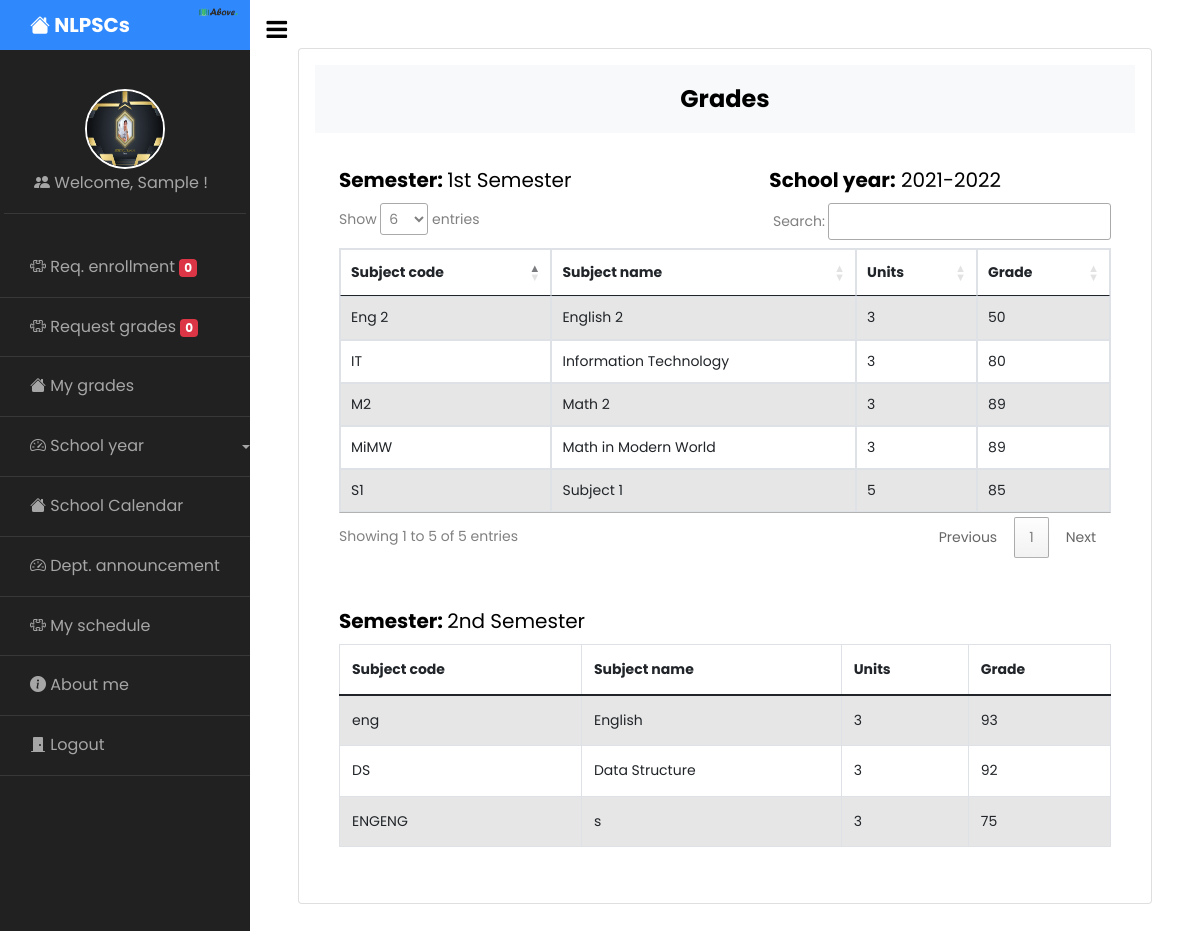
/student/2021_2022.php (signed in), run on the app's committed database.
### tables this page shows
CREATE TABLE `student` (
  `Id` int(11) NOT NULL,
  `id_no` varchar(255) DEFAULT NULL,
  `firstname` varchar(255) NOT NULL,
  `middlename` varchar(255) NOT NULL,
  `lastname` varchar(255) NOT NULL,
  `dob` varchar(255) NOT NULL,
  `age` varchar(255) NOT NULL,
  `email` varchar(255) NOT NULL,
  `contact` varchar(255) NOT NULL,
  `address` varchar(255) NOT NULL,
  `username` varchar(255) NOT NULL,
  `password` varchar(255) NOT NULL,
  `images` varchar(255) NOT NULL,
  `dept_id` int(11) NOT NULL,
  `year_level` int(255) NOT NULL,
  `status` varchar(255) NOT NULL DEFAULT 'Pending'
);

CREATE TABLE `semester` (
  `Id` int(11) NOT NULL,
  `Semester` varchar(255) NOT NULL,
  `school_id` int(11) NOT NULL
);

CREATE TABLE `schoolyear` (
  `Id` int(11) NOT NULL,
  `schoolyear` varchar(255) NOT NULL,
  `status` varchar(255) NOT NULL DEFAULT 'Inactive'
);

CREATE TABLE `student_grade` (
  `grade_id` int(11) NOT NULL,
  `student_id` int(11) NOT NULL,
  `subject_id` int(11) NOT NULL,
  `grade` int(11) NOT NULL
);

CREATE TABLE `subject` (
  `sub_Id` int(11) NOT NULL,
  `school_yr_Id` int(11) NOT NULL,
  `semester_id` int(11) NOT NULL,
  `Sub_code` varchar(255) NOT NULL,
  `Sub_name` varchar(255) NOT NULL,
  `Sub_description` varchar(255) NOT NULL,
  `Teacher` varchar(255) NOT NULL,
  `Sub_level` int(11) NOT NULL,
  `day` varchar(255) NOT NULL,
  `time_sched` varchar(255) NOT NULL,
  `Units` int(11) NOT NULL
);

### student/2021_2022.php (the view, shortened to what this page needs)
 <?php include 'sidebar.php'; ?>
<?php
  $semester = mysqli_query($conn, "SELECT * FROM semester WHERE Semester='1st Semester'");
  $one = mysqli_fetch_array($semester);
  $semester2 = mysqli_query($conn, "SELECT * FROM semester WHERE Semester='2nd Semester'");
  $two = mysqli_fetch_array($semester2);
  $year = mysqli_query($conn, "SELECT * FROM schoolyear WHERE schoolyear='2021-2022'");
  $three = mysqli_fetch_array($year);
 ?>
      <div id="content" class="p-4 p-md-5 pt-5">
        <div class="card p-3">
          <h4 class="bg-light p-3" align="center"><strong>Grades</strong></h4>
    <div class="table-responsive p-4 ">
      <div class="d-flex">
        <h5><b>Semester: </b><?php echo $one['Semester']; ?></h5>
        <h5 style="position: absolute;right:150px;"><b>School year:</b> <?php echo $three['schoolyear']; ?> </h5>
      </div>
      <table class="table table-bordered table-striped table-hover table-responsive-sm table-responsive-md table-responsive-lg table-responsive-xl table-responsive-xxl " id="example">
        <thead>
          <tr>
            <th>Subject code</th>
            <th>Subject name</th>
            <th>Units</th>
            <th>Grade</th>
          </tr>
        </thead>
        <tbody>
          <?php
            $query ="SELECT * FROM student_grade JOIN student ON student_grade.student_id=student.Id JOIN subject ON student_grade.subject_id=subject.sub_Id JOIN semester ON subject.semester_id=semester.Id WHERE Semester.Semester='1st Semester'";
            $sql = mysqli_query($conn,$query);
            while($row = mysqli_fetch_array($sql)) {
          ?>
          <tr>
              <td><?php echo $row["Sub_code"];?></td>
              <td><?php echo $row["Sub_name"];?></td>
              <td><?php echo $row["Units"];?></td>
              <td><?php echo $row["grade"];?></td>
          </tr>
            <?php
                }
            ?>
        </tbody>
      </table>
       <div class="d-flex mt-5" style="margin-top: 100px;">
        <h5><b>Semester: </b><?php echo $two['Semester']; ?></h5>
      </div>
      <table class="table table-bordered table-striped table-hover table-responsive-sm table-responsive-md table-responsive-lg table-responsive-xl table-responsive-xxl " id="example">
        <thead>
          <tr>
            <th>Subject code</th>
            <th>Subject name</th>
            <th>Units</th>
            <th>Grade</th>
          </tr>
        </thead>
        <tbody>
          <?php
            $query ="SELECT * FROM student_grade JOIN student ON student_grade.student_id=student.Id JOIN subject ON student_grade.subject_id=subject.sub_Id JOIN semester ON subject.semester_id=semester.Id WHERE Semester.Semester='2nd Semester'";
            $sql = mysqli_query($conn,$query);
            while($row = mysqli_fetch_array($sql)) {
          ?>
          <tr>
              <td><?php echo $row["Sub_code"];?></td>
              <td><?php echo $row["Sub_name"];?></td>
              <td><?php echo $row["Units"];?></td>
              <td><?php echo $row["grade"];?></td>
          </tr>
            <?php
                }
            ?>
        </tbody>
      </table>
    </div>
      </div>
    </div>

### student/sidebar.php (shortened to what this page needs)
<?php
  include '../config.php';
  if(isset($_SESSION['student']) && isset($_SESSION['student_id'])) {
    $id = $_SESSION['student_id'];
    $student = mysqli_query($conn, "SELECT * FROM student WHERE Id='$id'");
    while($row = mysqli_fetch_array($student)) {
?>
<!doctype html>
<html lang="en">
  <head>
    <link rel="stylesheet" href="https://cdn.datatables.net/1.11.3/css/jquery.dataTables.min.css">
    <link href="https://cdn.jsdelivr.net/npm/bootstrap@5.0.2/dist/css/bootstrap.min.css" rel="stylesheet">
    <link rel="stylesheet" href="https://stackpath.bootstrapcdn.com/font-awesome/4.7.0/css/font-awesome.min.css">
		<link rel="stylesheet" href="https://stackpath.bootstrapcdn.com/font-awesome/4.7.0/css/font-awesome.min.css">
    <link rel="stylesheet" href="https://cdn.jsdelivr.net/npm/bootstrap-icons@1.8.1/font/bootstrap-icons.css">
		<link rel="stylesheet" href="../css/style.css">
  </head>
  <body>
		<div class="wrapper d-flex align-items-stretch">
      <nav id="sidebar">
        <div class="custom-menu">
          <button type="button" id="sidebarCollapse" class="btn btn-primary">
            <i class="fa fa-bars"></i>
          </button>
        </div>
        <h1><a href="dashboard.php" class="logo"><i class="bi bi-house-fill"></i> NLPSCs</a> <img src="../images/logo.png" alt="" width="40" style="position: absolute; right: 12px; top: 7px;"></h1>
         <div class="p-1 mb-1">
              <ul class="list-unstyled components">
                <li>
                  <a href="dashboard.php">
                    <img id="img" class="img-responsive" src="../images-students/<?php echo $row['images'];?>" alt="image">
                    <i class="bi bi-people-fill"></i> Welcome, <?php echo $row['firstname']; ?> !
                  </a>
                </li>
              </ul>
        </div>
        <ul class="list-unstyled components mb-5">
          <li>
            <?php
            $check = mysqli_query($conn, "SELECT student_Id from enrollment WHERE student_Id='$id' AND request_status='Pending'");
            $count = mysqli_num_rows($check);
            ?>
              <a type="button" data-bs-toggle="modal" data-bs-target="#enrollment"><i class="bi bi-puzzle"></i> Req. enrollment <span class="badge bg-danger"><?php echo $count; ?></span></a>
          </li>
          <li>
            <?php
            $check2 = mysqli_query($conn, "SELECT student_Id from request_grade WHERE student_Id='$id' AND request_grade_status='Pending'");
            $count2 = mysqli_num_rows($check2);
            ?>
              <a href="my_grades.php" data-bs-toggle="modal" data-bs-target="#grade"><i class="bi bi-puzzle"></i> Request grades <span class="badge bg-danger"><?php echo $count2; ?></span></a>
          </li>
          <li>
              <a href="my_grades.php"><i class="bi bi-house-fill"></i> My grades</a>
          </li>
          <li>
               <div class="dropdown">
              <a href="#" class="dropdown-toggle" type="button" id="dropdownMenuButton1" data-bs-toggle="dropdown" aria-expanded="false"><i class="bi bi-speedometer2"></i> School year</a>
            </div>
          </li>
          <li>
              <a href="schoolcalendar.php"><i class="bi bi-house-fill"></i> School Calendar</a>
          </li>
          <li>
              <a href="announcement.php"><i class="bi bi-speedometer2"></i> Dept. announcement</a>
          </li>
          <li>
              <a href="subject_schedule.php"><i class="bi bi-puzzle"></i> My schedule</a>
          </li>
          <li>
            <a href="about_me.php"><i class="bi bi-info-circle-fill"></i> About me</a>
          </li>
          <li>
            <a href="../logout.php"><i class="bi bi-door-closed-fill"></i> Logout</a>
          </li>
        </ul>
      </nav>
<?php } ?>
  </body>
</html>
<?php
    } else {
     header('Location: ./index.php');
    }
?>

### student/sidebar.php (style rules this page uses)
#img { height: 80px; width: 80px; border-radius: 50%; margin-right: auto; margin-left: auto; display: block; border: 2px solid white; }

### data on the page
student: images (picture), firstname "Sample", count "0", count2 "0"
semester: Semester "1st Semester"
schoolyear: schoolyear "2021-2022"
student_grade: subject.Sub_code "MiMW", subject.Sub_name "Math in Modern World", subject.Units "3", grade "89"
student_grade: subject.Sub_code "Eng 2", subject.Sub_name "English 2", subject.Units "3", grade "50"
student_grade: subject.Sub_code "M2", subject.Sub_name "Math 2", subject.Units "3", grade "89"
student_grade: subject.Sub_code "IT", subject.Sub_name "Information Technology", subject.Units "3", grade "80"
student_grade: subject.Sub_code "S1", subject.Sub_name "Subject 1", subject.Units "5", grade "85"
semester: Semester "2nd Semester"
student_grade: subject.Sub_code "eng", subject.Sub_name "English", subject.Units "3", grade "93"
student_grade: subject.Sub_code "DS", subject.Sub_name "Data Structure", subject.Units "3", grade "92"
student_grade: subject.Sub_code "ENGENG", subject.Sub_name "s", subject.Units "3", grade "75"
